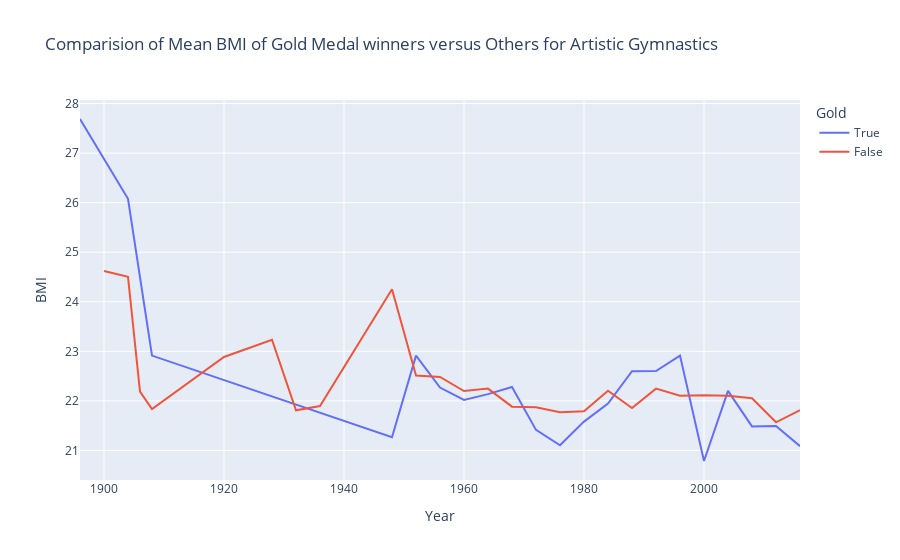

This figure's notebook cell:
### Markdown cell above
### Artistic Gymnastics

### Code cell
fig=px.line(mean_segregation[mean_segregation["Type of Gymnastics"]=="Artistic Gymnastics"],x="Year",y="BMI",color= "Gold",title="Comparision of Mean BMI of Gold Medal winners versus Others for Artistic Gymnastics")
fig.show()

### Figure 1 — Plotly figure (JSON) as saved in the notebook; plotly's stock layout.template omitted (floating-point values rounded to 4 significant figures)
{"data": [{"hovertemplate": "Gold=True<br>Year=%{x}<br>BMI=%{y}<extra></extra>", "legendgroup": "True", "line": {"color": "#636efa", "dash": "solid"}, "mode": "lines", "name": "True", "orientation": "v", "showlegend": true, "type": "scatter", "x": [1896, 1904, 1908, 1948, 1952, 1956, 1960, 1964, 1968, 1972, 1976, 1980, 1984, 1988, 1992, 1996, 2000, 2004, 2008, 2012, 2016], "xaxis": "x", "y": [27.69, 26.08, 22.91, 21.27, 22.91, 22.27, 22.02, 22.14, 22.28, 21.41, 21.1, 21.58, 21.95, 22.6, 22.6, 22.91, 20.79, 22.2, 21.48, 21.49, 21.09], "yaxis": "y"}, {"hovertemplate": "Gold=False<br>Year=%{x}<br>BMI=%{y}<extra></extra>", "legendgroup": "False", "line": {"color": "#EF553B", "dash": "solid"}, "mode": "lines", "name": "False", "orientation": "v", "showlegend": true, "type": "scatter", "x": [1900, 1904, 1906, 1908, 1920, 1928, 1932, 1936, 1948, 1952, 1956, 1960, 1964, 1968, 1972, 1976, 1980, 1984, 1988, 1992, 1996, 2000, 2004, 2008, 2012, 2016], "xaxis": "x", "y": [24.62, 24.5, 22.19, 21.84, 22.89, 23.23, 21.81, 21.9, 24.25, 22.51, 22.48, 22.2, 22.25, 21.88, 21.87, 21.77, 21.79, 22.21, 21.86, 22.25, 22.1, 22.11, 22.1, 22.05, 21.57, 21.81], "yaxis": "y"}], "layout": {"autosize": true, "legend": {"title": {"text": "Gold"}, "tracegroupgap": 0}, "title": {"text": "Comparision of Mean BMI of Gold Medal winners versus Others for Artistic Gymnastics"}, "xaxis": {"anchor": "y", "autorange": true, "domain": [0, 1], "range": [1896, 2016], "title": {"text": "Year"}, "type": "linear"}, "yaxis": {"anchor": "x", "autorange": true, "domain": [0, 1], "range": [20.4, 28.07], "title": {"text": "BMI"}, "type": "linear"}}}
